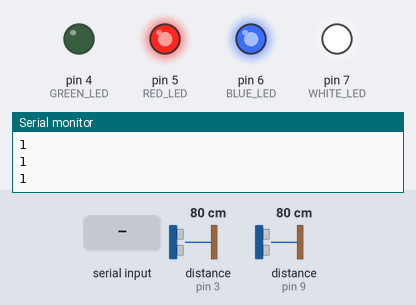
Simulated run of this sketch. Board: Arduino Uno, built with avr-gcc and run on an emulated ATmega328P. On the bench: output pins drawn as LEDs (lit = HIGH), the last lines printed to the serial monitor. Wiring (inferred from the names in the program): 2 × ultrasonic range finder: trigger pin 2, echo pin 3 / trigger pin 8, echo pin 9. Inputs (shaded band) come from the test bench; at power-on: distance to the obstacle (sensors on pin 3, pin 9) 80 cm. The echo pulse lasts 58.3 µs per cm; pins used as bus, display or sensor lines are not drawn.

Above: at 1.2 s.
1.3 s: "P" received over Serial
At 2.8 s:
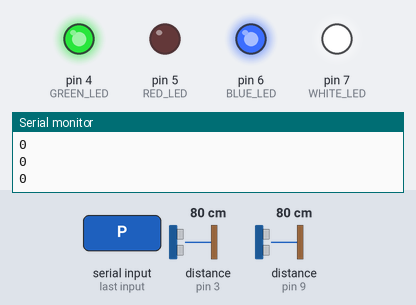
3.8 s: distance to the obstacle (sensor on pin 3) set to 98 cm
5.3 s: distance to the obstacle (sensor on pin 3) set to 106 cm
At 5.8 s:
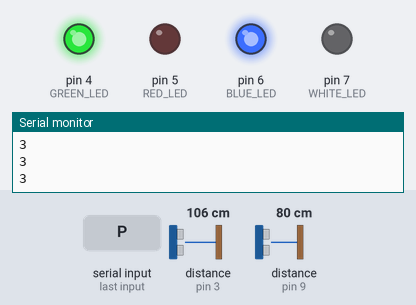
8.3 s: distance to the obstacle (sensor on pin 9) set to 98 cm
9.8 s: distance to the obstacle (sensor on pin 9) set to 106 cm
At 10.6 s:
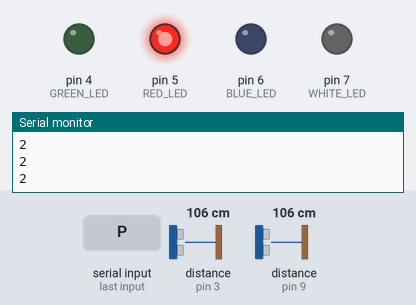
11.3 s: distance to the obstacle (sensor on pin 3) set to 2 cm
At 11.7 s:
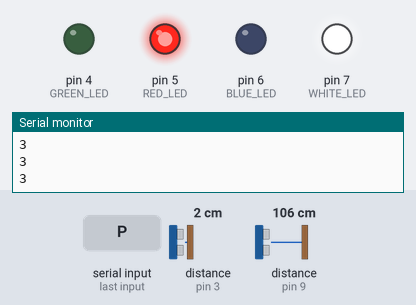
Timing chart, 0 to 15.3 s (numbered marks = the images above; inputs shaded):
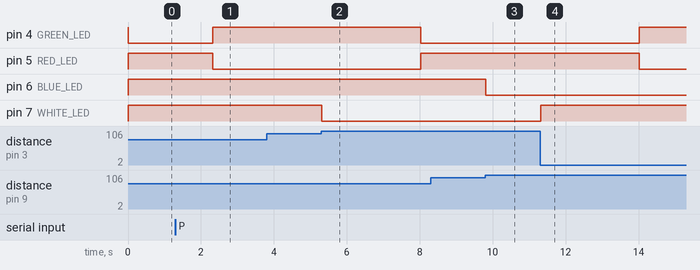

Measured:
- the behaviour switches between 101 and 102 cm on distance to the obstacle (sensor on pin 3) (found by bisection; images 1 and 2)
- the behaviour switches between 100 and 101 cm on distance to the obstacle (sensor on pin 9) (found by bisection; images 2 and 3)
- after the input at 1.3 s, pin 4 (GREEN_LED): LOW → HIGH after 1.0 s; pin 5 (RED_LED): HIGH → LOW after 1.0 s
- after the input at 5.3 s, pin 7 (WHITE_LED): HIGH → LOW at once
- after the input at 9.8 s, pin 6 (BLUE_LED): HIGH → LOW at once
- after the input at 11.3 s, pin 7 (WHITE_LED): LOW → HIGH at once

The sketch:

stop-and-go.ino
```cpp
// Pins
const int GREEN_LED = 4;
const int RED_LED = 5;
const int BLUE_LED = 6;
const int WHITE_LED = 7;
const int ECHO1 = 9;
const int TRIGGER1 = 8;
const int ECHO2 = 3;
const int TRIGGER2 = 2;

// Timers constants
const long TRAFFIC_WAIT = 60000;

// Sensor variables
// Interval, prev and currrent in microseconds
float sound_speed = 0.034; // cm/s
long interval = 5;
unsigned long prev = 0;
unsigned long current = 0;
char state = 'P'; // Possible states: R -> Red, G -> Green, P -> Change from red to green, S -> Change from green to red
bool block_state = false; // True when operator remotely stops the traffic
bool should_wait = true;
bool should_pass = true;
int max_distance_cm = 100;

void setup() {
  Serial.begin(9600);
  pinMode(GREEN_LED, OUTPUT);
  pinMode(RED_LED, OUTPUT);
  pinMode(BLUE_LED, OUTPUT);
  pinMode(WHITE_LED, OUTPUT);
  pinMode(ECHO1, INPUT);
  pinMode(TRIGGER1, OUTPUT);
  pinMode(ECHO2, INPUT);
  pinMode(TRIGGER2, OUTPUT);
  digitalWrite(TRIGGER1, LOW);
  digitalWrite(TRIGGER2, LOW);

  handleTrafficLights();
}

void loop() {
  handleSerialMessagesReceived();
  handleTrafficLights();
  handleTimer();
  pulseTrigger1();
  pulseTrigger2();
}

void handleSerialMessagesReceived() {
  while (Serial.available()) {
    String data = Serial.readString();
    if (data == "P") {
      state = 'P';
      Serial.println("Dato " + data);
    } else if (data == "R") {
      state = 'R';
    }
  }
}

void handleTrafficLights() {
  if(should_pass) {
    digitalWrite(GREEN_LED, HIGH);
    digitalWrite(RED_LED, LOW);
  } else {
    digitalWrite(RED_LED, HIGH);
    digitalWrite(GREEN_LED, LOW);
  }
}

void handleTimer() {
  if (state == 'P') {
    prev = millis() / 1000;
    state = 'G';
    should_pass = !should_pass;
  }
  current = millis() / 1000;
  Serial.println(String(current - prev));
  if (current - prev > interval) {
    state = 'P';
  }
}

void pulseTrigger1() {
  digitalWrite(TRIGGER1, LOW);
  delayMicroseconds(2);
  digitalWrite(TRIGGER1, HIGH);
  delayMicroseconds(10);
  digitalWrite(TRIGGER1, LOW);

  // measure duration of pulse from ECHO pin
  float duration_us = pulseIn(ECHO1, HIGH);

  // calculate the distance
  float distance_cm = 0.017 * duration_us;

  if (distance_cm > max_distance_cm) {
    digitalWrite(BLUE_LED, LOW);
  } else {
    digitalWrite(BLUE_LED, HIGH);
  }
}

void pulseTrigger2() {
  digitalWrite(TRIGGER2, LOW);
  delayMicroseconds(2);
  digitalWrite(TRIGGER2, HIGH);
  delayMicroseconds(10);
  digitalWrite(TRIGGER2, LOW);

  // measure duration of pulse from ECHO pin
  float duration_us = pulseIn(ECHO2, HIGH);

  // calculate the distance
  float distance_cm = 0.017 * duration_us;

  if (distance_cm > max_distance_cm) {
    digitalWrite(WHITE_LED, LOW);
  } else {
    digitalWrite(WHITE_LED, HIGH);
  }
}
```
